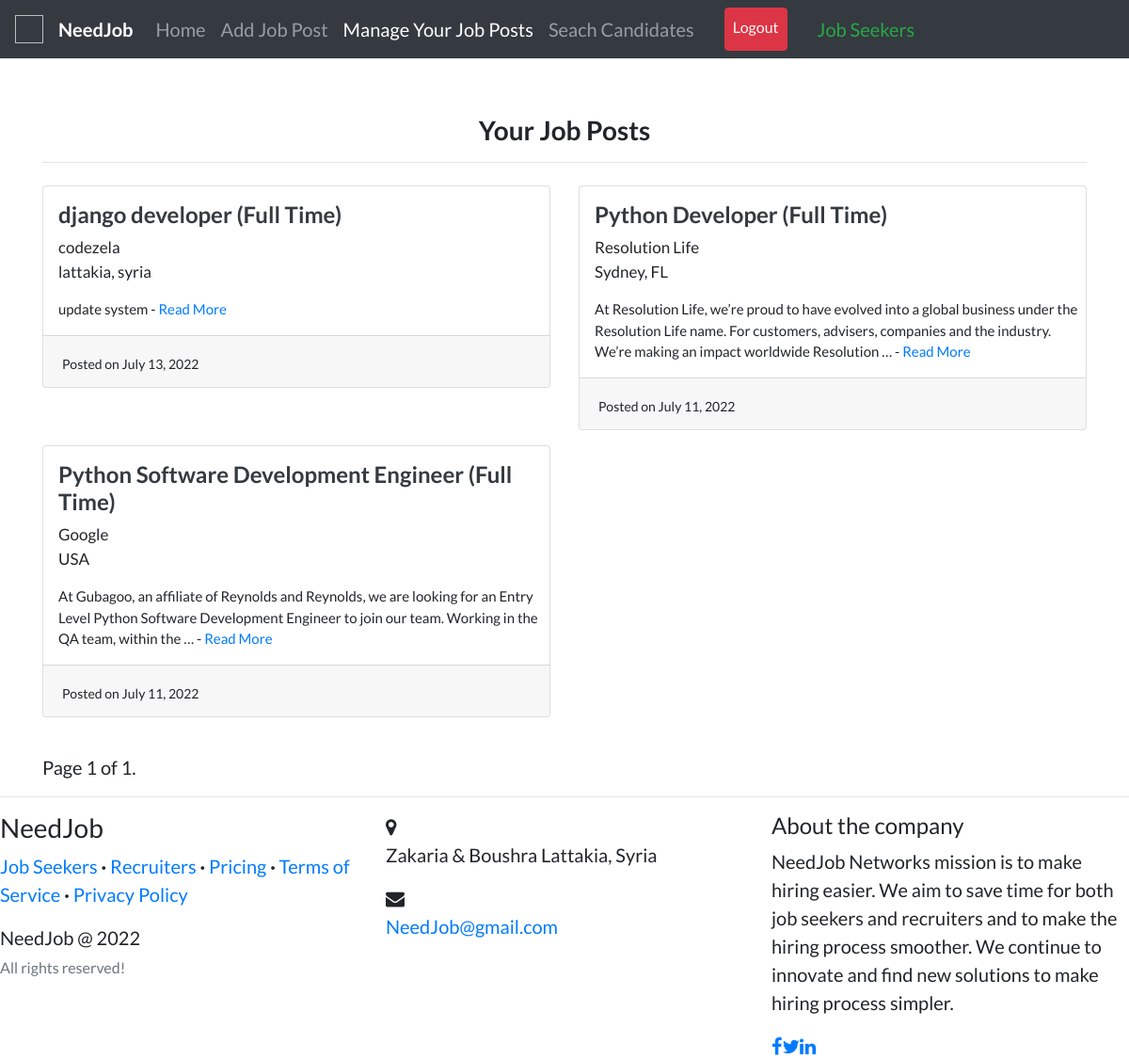
The app's page /hiring/jobs/ (signed in) with its own data.
### recruiters/models.py (models this page shows, shortened)
class Job(models.Model):
    recruiter = models.ForeignKey(
        User, related_name='jobs', on_delete=models.CASCADE)
    title = models.CharField(max_length=255)
    company = models.CharField(max_length=200)
    location = models.CharField(max_length=255)
    description = models.TextField()
    requirements = models.TextField()
    skills_req = models.CharField(max_length=200)
    job_type = models.CharField(
        max_length=30, choices=CHOICES, default='Full Time', null=True)
    link = models.URLField(null=True, blank=True)
    slug = AutoSlugField(populate_from='title', unique=True, null=True)
    date_posted = models.DateTimeField(default=timezone.now)

### recruiters/views.py (the view)
# urls.py: path('jobs/', views.all_jobs, name='job-list'),
@login_required
def all_jobs(request):
    jobs = Job.objects.filter(recruiter=request.user).order_by('-date_posted')
    paginator = Paginator(jobs, 20)
    page_number = request.GET.get('page')
    page_obj = paginator.get_page(page_number)
    context = {
        'manage_jobs_page': "active",
        'jobs': page_obj,
        'rec_navbar': 1,
    }
    return render(request, 'recruiters/job_posts.html', context)

### templates/recruiters/job_posts.html (shortened to what this page needs)
{% extends "accounts/layout.html" %} {% load static %} {% block content %}
<br /><br />
<div>
  <h3 class="text-center"><b>Your Job Posts</b></h3>
  <hr my-2 />
  {% if not jobs %}
  <h4 class="text-center">
    Please <a href="{% url 'add-job' %}">add a job</a> first!
  </h4>
  {% else %}
  <div class="row">
    {% for job in jobs %}
    <div class="col-md-6">
      <div class="card card-signin my-2">
        <span class="ml-3 mt-3">
          <a href="{% url 'add-job-detail' job.slug %}"
            ><h4 class="text-dark">
              <b>{{job.title}} ({{job.job_type}})</b>
            </h4></a
          >
          <p style="font-size: 17px">{{job.company}}<br />{{job.location}}</p>
          <p style="font-size: 15px">
            {{job.description|truncatewords:30}} -
            <a href="{% url 'add-job-detail' job.slug %}">Read More</a>
          </p>
        </span>
        <div class="card-footer">
          <span style="font-size: 14px"
            >Posted on {{job.date_posted|date:"F d, Y"}}</span
          >
        </div>
      </div>
    </div>
    {% endfor %}
  </div>
</div>
<br />
<div class="pagination">
  <span class="step-links">
    <span class="current">
      Page {{ jobs.number }} of {{ jobs.paginator.num_pages }}.
    </span>
  </span>
  {% endif %}
</div>
{% endblock content %}

### templates/accounts/layout.html (style rules this page uses)
body { font-family: "Lato"; font-size: 20px; }

### records on screen
Job: title "django developer", job_type "Full Time", company "codezela", location "lattakia, syria", description "update system", date_posted "July 13, 2022"
Job: title "Python Developer", job_type "Full Time", company "Resolution Life", location "Sydney, FL", description "At Resolution Life, we’re proud to have evolved into a global business under the Resolution Life name. For customers, advisers, companies and the industry. We’re making an impact worldwide Resolution …", date_posted "July 11, 2022"
Job: title "Python Software Development Engineer", job_type "Full Time", company "Google", location "USA", description "At Gubagoo, an affiliate of Reynolds and Reynolds, we are looking for an Entry Level Python Software Development Engineer to join our team. Working in the QA team, within the …", date_posted "July 11, 2022"

### other values on screen
{{ jobs.number }} "1"
{{ jobs.paginator.num_pages }} "1"
